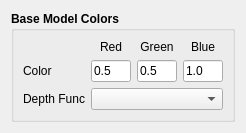
<?xml version="1.0" encoding="UTF-8"?>
<ui version="4.0">
 <class>DepthRendererConfig</class>
 <widget class="QWidget" name="DepthRendererConfig">
  <property name="geometry">
   <rect>
    <x>0</x>
    <y>0</y>
    <width>231</width>
    <height>116</height>
   </rect>
  </property>
  <property name="windowTitle">
   <string>Form</string>
  </property>
  <layout class="QVBoxLayout" name="verticalLayout">
   <item>
    <widget class="QGroupBox" name="">
     <property name="font">
      <font>
       <weight>75</weight>
       <bold>true</bold>
      </font>
     </property>
     <property name="title">
      <string>Base Model Colors</string>
     </property>
     <layout class="QGridLayout" name="gridLayout">
      <property name="margin">
       <number>9</number>
      </property>
      <item row="1" column="0">
       <widget class="QLabel" name="label_9">
        <property name="font">
         <font>
          <weight>50</weight>
          <bold>false</bold>
         </font>
        </property>
        <property name="text">
         <string>Color</string>
        </property>
       </widget>
      </item>
      <item row="1" column="1">
       <widget class="QLineEdit" name="lineEdit_MR_br">
        <property name="sizePolicy">
         <sizepolicy hsizetype="Fixed" vsizetype="Fixed">
          <horstretch>0</horstretch>
          <verstretch>0</verstretch>
         </sizepolicy>
        </property>
        <property name="maximumSize">
         <size>
          <width>40</width>
          <height>16777215</height>
         </size>
        </property>
        <property name="font">
         <font>
          <weight>50</weight>
          <bold>false</bold>
         </font>
        </property>
        <property name="text">
         <string>0.5</string>
        </property>
       </widget>
      </item>
      <item row="1" column="2">
       <widget class="QLineEdit" name="lineEdit_MR_bg">
        <property name="sizePolicy">
         <sizepolicy hsizetype="Fixed" vsizetype="Fixed">
          <horstretch>0</horstretch>
          <verstretch>0</verstretch>
         </sizepolicy>
        </property>
        <property name="maximumSize">
         <size>
          <width>40</width>
          <height>16777215</height>
         </size>
        </property>
        <property name="font">
         <font>
          <weight>50</weight>
          <bold>false</bold>
         </font>
        </property>
        <property name="text">
         <string>0.5</string>
        </property>
       </widget>
      </item>
      <item row="1" column="3">
       <widget class="QLineEdit" name="lineEdit_MR_bb">
        <property name="sizePolicy">
         <sizepolicy hsizetype="Fixed" vsizetype="Fixed">
          <horstretch>0</horstretch>
          <verstretch>0</verstretch>
         </sizepolicy>
        </property>
        <property name="maximumSize">
         <size>
          <width>40</width>
          <height>16777215</height>
         </size>
        </property>
        <property name="font">
         <font>
          <weight>50</weight>
          <bold>false</bold>
         </font>
        </property>
        <property name="text">
         <string>1.0</string>
        </property>
       </widget>
      </item>
      <item row="0" column="1">
       <widget class="QLabel" name="label_2">
        <property name="font">
         <font>
          <weight>50</weight>
          <bold>false</bold>
         </font>
        </property>
        <property name="text">
         <string>Red</string>
        </property>
        <property name="alignment">
         <set>Qt::AlignCenter</set>
        </property>
       </widget>
      </item>
      <item row="0" column="2">
       <widget class="QLabel" name="label_3">
        <property name="font">
         <font>
          <weight>50</weight>
          <bold>false</bold>
         </font>
        </property>
        <property name="text">
         <string>Green</string>
        </property>
        <property name="alignment">
         <set>Qt::AlignCenter</set>
        </property>
       </widget>
      </item>
      <item row="0" column="3">
       <widget class="QLabel" name="label_4">
        <property name="font">
         <font>
          <weight>50</weight>
          <bold>false</bold>
         </font>
        </property>
        <property name="text">
         <string>Blue</string>
        </property>
        <property name="alignment">
         <set>Qt::AlignCenter</set>
        </property>
       </widget>
      </item>
      <item row="2" column="0">
       <widget class="QLabel" name="label">
        <property name="sizePolicy">
         <sizepolicy hsizetype="Maximum" vsizetype="Preferred">
          <horstretch>0</horstretch>
          <verstretch>0</verstretch>
         </sizepolicy>
        </property>
        <property name="font">
         <font>
          <weight>50</weight>
          <bold>false</bold>
         </font>
        </property>
        <property name="text">
         <string>Depth Func</string>
        </property>
       </widget>
      </item>
      <item row="2" column="1" colspan="3">
       <widget class="QComboBox" name="comboBox_depth_func">
        <property name="font">
         <font>
          <weight>50</weight>
          <bold>false</bold>
         </font>
        </property>
       </widget>
      </item>
     </layout>
    </widget>
   </item>
  </layout>
 </widget>
 <resources/>
 <connections/>
</ui>
